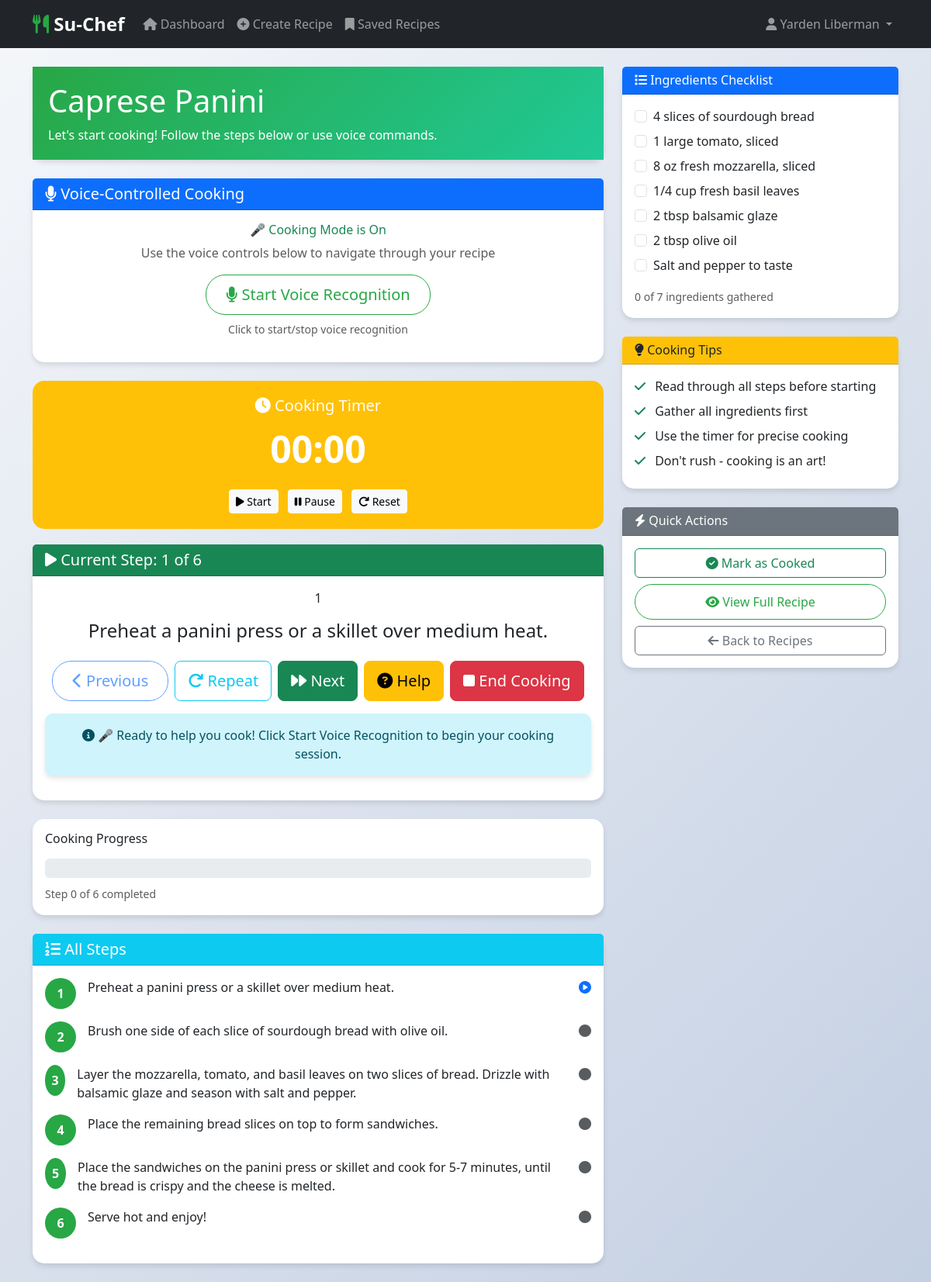
The app's page /recipe/2/cook (signed in) with its own data.
### app.py (models this page shows)
class Recipe(db.Model):
    id = db.Column(db.Integer, primary_key=True)
    name = db.Column(db.String(200), nullable=False)
    meal_type = db.Column(db.String(50), nullable=False)
    cooking_time = db.Column(db.Integer, nullable=False)
    skill_level = db.Column(db.String(50), nullable=False)
    dietary_restrictions = db.Column(db.String(200))
    ingredients = db.Column(db.Text, nullable=False)  # JSON string
    steps = db.relationship('RecipeStep', backref='recipe', lazy=True, order_by='RecipeStep.step_number')
    created_at = db.Column(db.DateTime, default=datetime.utcnow)
    user_id = db.Column(db.Integer, db.ForeignKey('user.id'), nullable=False)
    cooked = db.Column(db.Boolean, default=False)
    liked = db.Column(db.Boolean, default=False)
    def to_dict(self):
        return {
            'id': self.id,
            'name': self.name,
            'meal_type': self.meal_type,
            'cooking_time': self.cooking_time,
            'skill_level': self.skill_level,
            'dietary_restrictions': self.dietary_restrictions,
            'ingredients': json.loads(self.ingredients) if self.ingredients else [],
            'steps': [step.to_dict() for step in self.steps],
            'created_at': self.created_at.isoformat() if self.created_at else None,
            'user_id': self.user_id,
            'cooked': self.cooked,
            'liked': self.liked
        }

class RecipeStep(db.Model):
    id = db.Column(db.Integer, primary_key=True)
    step_number = db.Column(db.Integer, nullable=False)
    step_text = db.Column(db.Text, nullable=False)
    estimated_time = db.Column(db.Integer)
    tips = db.Column(db.Text)
    recipe_id = db.Column(db.Integer, db.ForeignKey('recipe.id'), nullable=False)
    def to_dict(self):
        return {
            'id': self.id,
            'step_number': self.step_number,
            'step_text': self.step_text,
            'estimated_time': self.estimated_time,
            'tips': self.tips,
            'recipe_id': self.recipe_id
        }

### app.py (the view)
@app.route('/recipe/<int:recipe_id>/cook')
def cook_recipe(recipe_id):
    if 'user_id' not in session:
        return redirect(url_for('login'))
    recipe = Recipe.query.get_or_404(recipe_id)
    if recipe.user_id != session['user_id']:
        flash('Access denied')
        return redirect(url_for('dashboard'))
    recipe_dict = recipe.to_dict()
    return render_template('cook_recipe.html', recipe=recipe_dict)

### app.py (called while the page is built)
@app.template_filter('from_json')
def from_json_filter(value):
    try:
        return json.loads(value)
    except (json.JSONDecodeError, TypeError):
        return value

### templates/cook_recipe.html (shortened to what this page needs)
{% extends "base.html" %}
{% block content %}
<div class="row">
    <div class="col-lg-8">
        <div class="card mb-4">
            <div class="recipe-header">
                <h1 class="mb-2">{{ recipe.name }}</h1>
                <p class="mb-0">Let's start cooking! Follow the steps below or use voice commands.</p>
            </div>
        </div>
        <div class="card mb-4" id="voiceCookingCard">
            <div class="card-header bg-primary text-white">
                <h5 class="mb-0">
                    <i class="fas fa-microphone"></i> Voice-Controlled Cooking
                </h5>
            </div>
            <div class="card-body text-center">
                <div class="mb-3">
                    <h6 class="text-success">🎤 Cooking Mode is On</h6>
                    <p class="text-muted">Use the voice controls below to navigate through your recipe</p>
                </div>
                <div class="mb-3">
                    <button class="btn btn-outline-primary btn-lg" id="voiceToggleBtn">
                        <i class="fas fa-microphone"></i> Start Voice Recognition
                    </button>
                    <small class="d-block text-muted mt-2">Click to start/stop voice recognition</small>
                </div>
            </div>
        </div>
        <div class="cooking-timer">
            <h5><i class="fas fa-clock"></i> Cooking Timer</h5>
            <div class="timer-display" id="timerDisplay">00:00</div>
            <div class="mt-3">
                <button class="btn btn-light btn-sm me-2" id="startTimer">
                    <i class="fas fa-play"></i> Start
                </button>
                <button class="btn btn-light btn-sm me-2" id="pauseTimer">
                    <i class="fas fa-pause"></i> Pause
                </button>
                <button class="btn btn-light btn-sm" id="resetTimer">
                    <i class="fas fa-redo"></i> Reset
                </button>
            </div>
        </div>
        <div class="card mb-4" id="currentStepCard">
            <div class="card-header bg-success text-white">
                <h5 class="mb-0">
                    <i class="fas fa-play"></i> Current Step:
                    <span id="currentStepNumber">1</span> of {{ recipe.steps|length }}
                </h5>
            </div>
            <div class="card-body text-center">
                <div class="step-display">
                    <div class="step-number-large mb-3" id="currentStepNumberLarge">1</div>
                    <h4 id="currentStepText">{{ recipe.steps[0].step_text }}</h4>
                </div>
                 <div class="mt-4">
                     <div class="d-flex justify-content-center gap-2 mb-3">
                         <button class="btn btn-outline-primary btn-lg" id="prevStepBtn" disabled>
                             <i class="fas fa-chevron-left"></i> Previous
                         </button>
                         <button class="btn btn-outline-info btn-lg" id="repeatStepBtn">
                             <i class="fas fa-redo"></i> Repeat
                         </button>
                         <button class="btn btn-success btn-lg" id="nextStepBtn">
                             <i class="fas fa-forward"></i> Next
                         </button>
                         <button class="btn btn-warning btn-lg" id="helpBtn">
                             <i class="fas fa-question-circle"></i> Help
                         </button>
                                                  <button class="btn btn-danger btn-lg" id="endCookingBtn">
                              <i class="fas fa-stop"></i> End Cooking
                          </button>
                     </div>
                     <div class="alert alert-info" id="voiceStatus">
                         <i class="fas fa-info-circle"></i>
                                                  <span id="statusText">Use these buttons to control your cooking session. Click Start Voice Recognition to begin!</span>
                     </div>
                 </div>
            </div>
        </div>
        <div class="card mb-4">
            <div class="card-body">
                <h6 class="mb-3">Cooking Progress</h6>
                <div class="progress mb-2" style="height: 25px;">
                </div>
                <small class="text-muted">
                    Step <span id="progressStep">1</span> of {{ recipe.steps|length }} completed
                </small>
            </div>
        </div>
        <div class="card">
            <div class="card-header bg-info text-white">
                <h5 class="mb-0"><i class="fas fa-list-ol"></i> All Steps</h5>
            </div>
            <div class="card-body">
                {% for step in recipe.steps %}
                <div class="step-item mb-3" data-step="{{ step.step_number }}">
                    <div class="d-flex align-items-start">
                        <div class="step-number step-number-small">{{ step.step_number }}</div>
                        <div class="flex-grow-1">
                            <p class="mb-0">{{ step.step_text }}</p>
                        </div>
                        <div class="step-status ms-2">
                            <i class="fas fa-circle text-muted" id="stepStatus{{ step.step_number }}"></i>
                        </div>
                    </div>
                </div>
                {% endfor %}
            </div>
        </div>
    </div>
    <div class="col-lg-4">
        <div class="card mb-4">
            <div class="card-header bg-primary text-white">
                <h6 class="mb-0"><i class="fas fa-list"></i> Ingredients Checklist</h6>
            </div>
            <div class="card-body">
                {% set ingredients = recipe.ingredients|from_json %}
                {% for ingredient in ingredients %}
                <div class="form-check mb-2">
                    <input class="form-check-input ingredient-checkbox" type="checkbox" id="ingredient{{ loop.index }}">
                    <label class="form-check-label" for="ingredient{{ loop.index }}">
                        {{ ingredient }}
                    </label>
                </div>
                {% endfor %}
                <div class="mt-3">
                    <small class="text-muted">
                        <span id="ingredientsCompleted">0</span> of {{ ingredients|length }} ingredients gathered
                    </small>
                </div>
            </div>
        </div>
        <div class="card mb-4">
            <div class="card-header bg-warning text-dark">
                <h6 class="mb-0"><i class="fas fa-lightbulb"></i> Cooking Tips</h6>
            </div>
            <div class="card-body">
                <ul class="list-unstyled mb-0">
                    <li class="mb-2">
                        <i class="fas fa-check text-success me-2"></i>
                        Read through all steps before starting
                    </li>
                    <li class="mb-2">
                        <i class="fas fa-check text-success me-2"></i>
                        Gather all ingredients first
                    </li>
                    <li class="mb-2">
                        <i class="fas fa-check text-success me-2"></i>
                        Use the timer for precise cooking
                    </li>
                    <li class="mb-2">
                        <i class="fas fa-check text-success me-2"></i>
                        Don't rush - cooking is an art!
                    </li>
                </ul>
            </div>
        </div>
        <div class="card">
            <div class="card-header bg-secondary text-white">
                <h6 class="mb-0"><i class="fas fa-bolt"></i> Quick Actions</h6>
            </div>
            <div class="card-body">
                <button class="btn btn-outline-success w-100 mb-2" id="markCookedBtn">
                    <i class="fas fa-check-circle"></i> Mark as Cooked
                </button>
                <a href="{{ url_for('view_recipe', recipe_id=recipe.id) }}" class="btn btn-outline-primary w-100 mb-2">
                    <i class="fas fa-eye"></i> View Full Recipe
                </a>
                <a href="{{ url_for('saved_recipes') }}" class="btn btn-outline-secondary w-100">
                    <i class="fas fa-arrow-left"></i> Back to Recipes
                </a>
            </div>
        </div>
    </div>
</div>
{% endblock %}

### templates/base.html (style rules this page uses)
:root { --primary-color: #28a745; --secondary-color: #6c757d; --accent-color: #ffc107; --success-color: #28a745; --danger-color: #dc3545; --warning-color: #ffc107; --info-color: #17a2b8; }
body { background: linear-gradient(135deg, #f5f7fa 0%, #c3cfe2 100%); min-height: 100vh; font-family: 'Segoe UI', Tahoma, Geneva, Verdana, sans-serif; }
.card { border: none; border-radius: 15px; box-shadow: 0 4px 6px rgba(0, 0, 0, 0.1); transition: transform 0.2s ease-in-out; }
.btn-outline-primary { border-color: var(--primary-color); color: var(--primary-color); border-radius: 25px; padding: 10px 25px; }
.recipe-header { background: linear-gradient(135deg, var(--primary-color) 0%, #20c997 100%); color: white; padding: 20px; }
.step-number { background: var(--primary-color); color: white; border-radius: 50%; width: 40px; height: 40px; display: flex; align-items: center; justify-content: center; font-weight: bold; margin-right: 15px; }
.cooking-timer { background: var(--warning-color); color: white; border-radius: 15px; padding: 20px; text-align: center; margin: 20px 0; }
.timer-display { font-size: 3rem; font-weight: bold; }
.alert { border-radius: 10px; border: none; box-shadow: 0 4px 6px rgba(0, 0, 0, 0.1); }

### records on screen
Recipe: name "Caprese Panini"
RecipeStep: step_number "1", step_text "Preheat a panini press or a skillet over medium heat."
RecipeStep: step_number "2", step_text "Brush one side of each slice of sourdough bread with olive oil."
RecipeStep: step_number "3", step_text "Layer the mozzarella, tomato, and basil leaves on two slices of bread. Drizzle with balsamic glaze and season with salt and pepper."
RecipeStep: step_number "4", step_text "Place the remaining bread slices on top to form sandwiches."
RecipeStep: step_number "5", step_text "Place the sandwiches on the panini press or skillet and cook for 5-7 minutes, until the bread is crispy and the cheese is melted."
RecipeStep: step_number "6", step_text "Serve hot and enjoy!"

### other values on screen
{{ session.username }} "Yarden Liberman"
{{ recipe.steps|length }} "6"
{{ ingredient }} "4 slices of sourdough bread" "1 large tomato, sliced" "8 oz fresh mozzarella, sliced" "1/4 cup fresh basil leaves" "2 tbsp balsamic glaze" "2 tbsp olive oil" "Salt and pepper to taste"
{{ ingredients|length }} "7"
